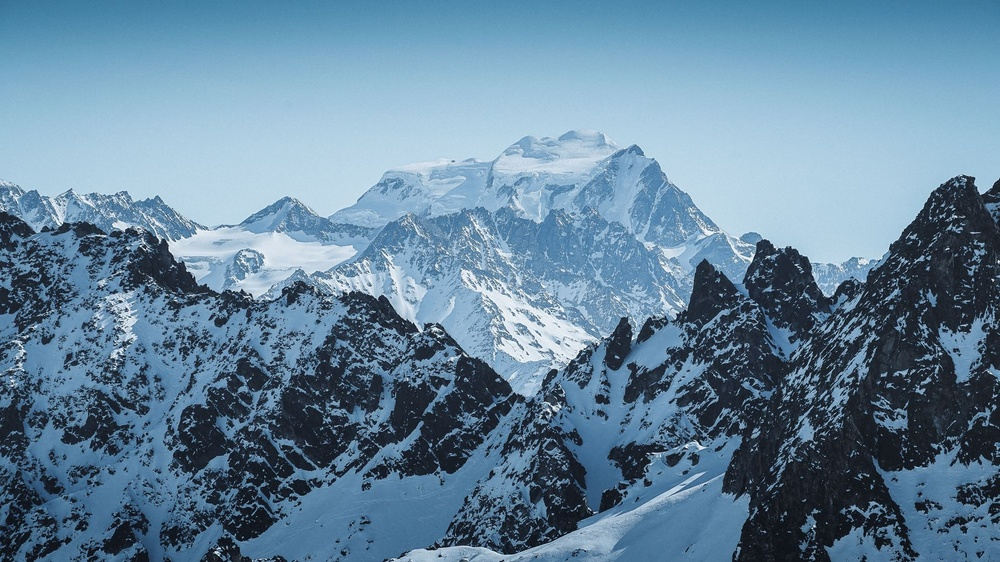
#> input picture Practica_02/Imagen_practica/hills_two.jpg, 1000 x 562 px, shrunk from 1920 x 1080 before the run, found by its file name
$ jupyter execute Practice_02.ipynb
#> lines starting #> are read from the running program, lines starting #| are printed output that depends on the picture; after the words box and inside, x2 and y2 are one past the last pixel; in counts of white or black regions, pixels touching at a corner belong together
[cell 1]
import numpy as np
import pandas as pd
import matplotlib.pyplot as plt
import cv2

[cell 2]
image = cv2.imread("Python_image/images/hills_two.jpg",0)
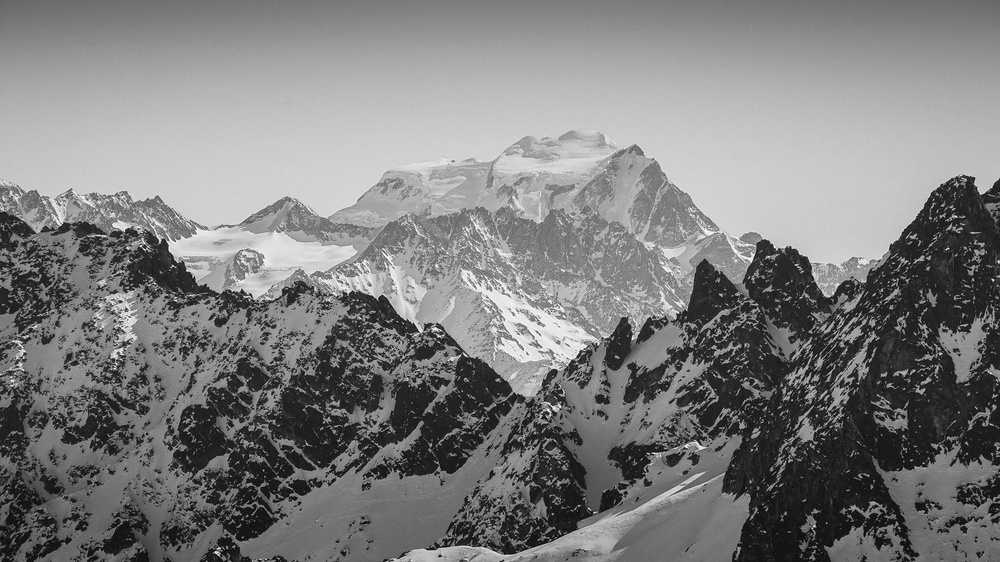
#> image: shape (562, 1000); min 0, max 255, mean 125.5

[cell 3]
cv2.imshow("Original Image",image)
cv2.waitKey(0)
cv2.destroyAllWindows()

***
# Cuantización Binaria

[cell 4]
for y in range(image.shape[0]):
    for x in range(image.shape[1]):
        if image[y,x] < 128:
            image[y,x] = 0
        else:
            image[y,x] = 255
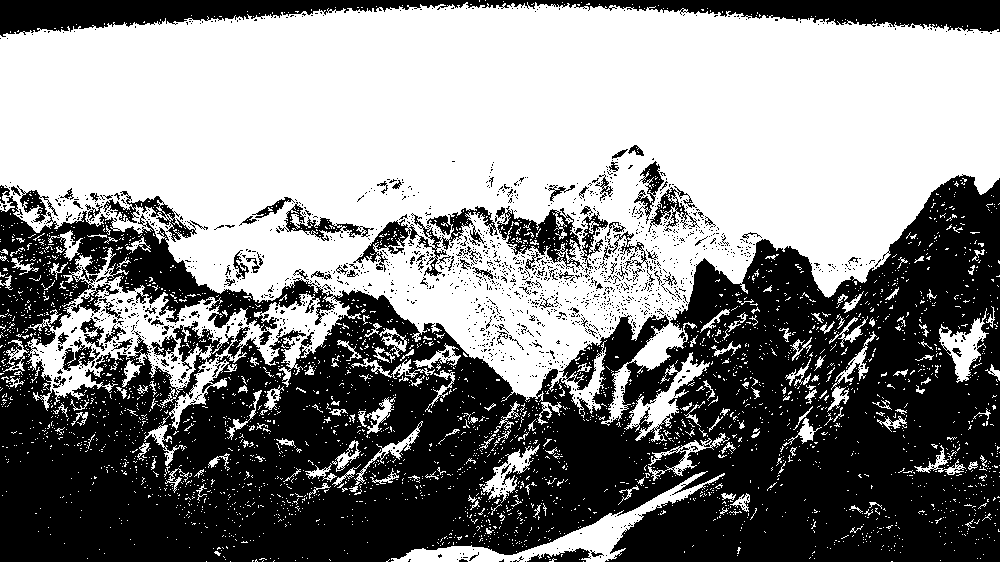
#> image: shape (562, 1000); 52.9% white; 1745 black regions (1642 under 20 px), largest, box (x1, y1, x2, y2) and area: (0, 174, 1000, 562) 228581, (0, 0, 1000, 37) 16872, (353, 206, 498, 276) 2337

[cell 5]
cv2.imshow("Binary Image",image)
cv2.waitKey(0)
cv2.destroyAllWindows()

[cell 6]
cv2.imwrite("Python_image/images/Dithering_binary.jpg",image)
#> Out = True

***
# Random Dithering

[cell 7]
image = cv2.imread("Python_image/images/hills_two.jpg",0)

[cell 8]
noise = np.random.randint(-32,32,size=image.shape,dtype=np.int32)

[cell 9]
image = image.astype(np.int32)

[cell 10]
image += noise
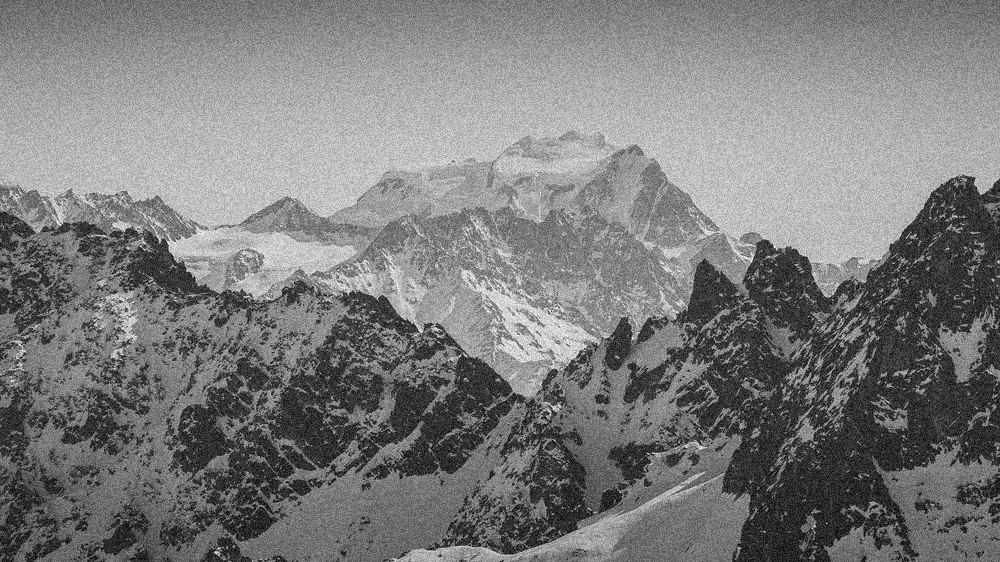
#> image: shape (562, 1000) int32; min -25, max 283, mean 125; drawn with min black and max white

for y in range(image.shape[0]):
    for x in range(image.shape[1]):
        if image[y,x] < 128:
            image[y,x] = 0
        else:
            image[y,x] = 255
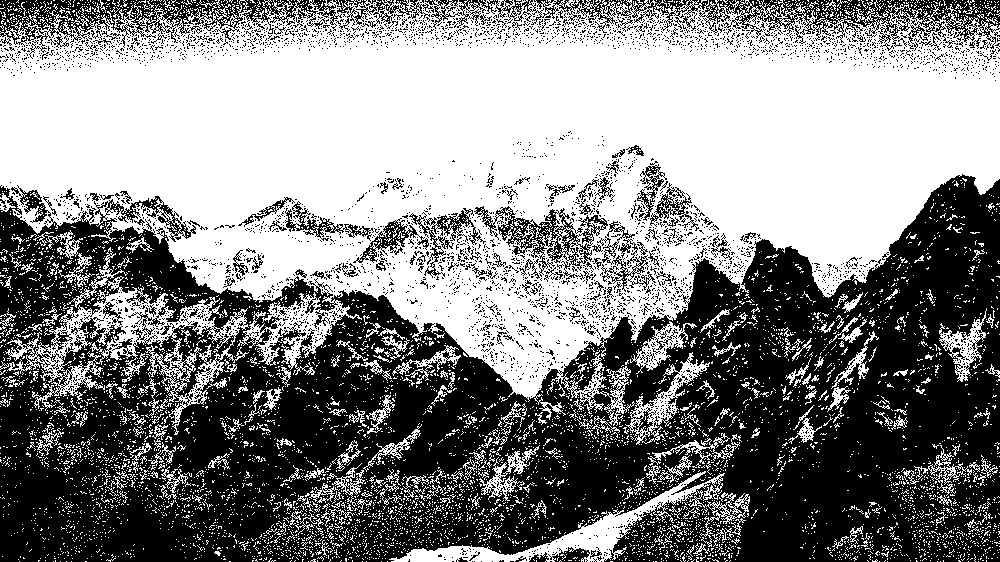
#> image: shape (562, 1000) int32; 52.9% white; 4101 black regions (3979 under 20 px), largest, box (x1, y1, x2, y2) and area: (0, 174, 1000, 562) 225540, (425, 0, 1000, 51) 8627, (0, 0, 342, 59) 6600

[cell 11]
image = image.astype(np.uint8)

[cell 12]
cv2.imshow("Binary Image",image)
cv2.waitKey(0)
cv2.destroyAllWindows()

[cell 13]
cv2.imwrite("Python_image/images/Dithering_random.jpg",image)
#> Out = True

***
# Ordered Dithering 2x2

[cell 14]
image = cv2.imread("Python_image/images/hills_two.jpg",0)

[cell 15]
bayern_matrix_two = np.array([[32,96],[128,64]])

[cell 16]
bayern_matrix_two

[cell 17]
for y in range(image.shape[0]):
    for x in range(image.shape[1]):
        y_matrix_pos = y%2
        x_matrix_pos = x%2

        threshold_value = bayern_matrix_two[y_matrix_pos,x_matrix_pos]

        if image[y,x] < threshold_value:
            image[y,x] = 0
        else:
            image[y,x] = 255
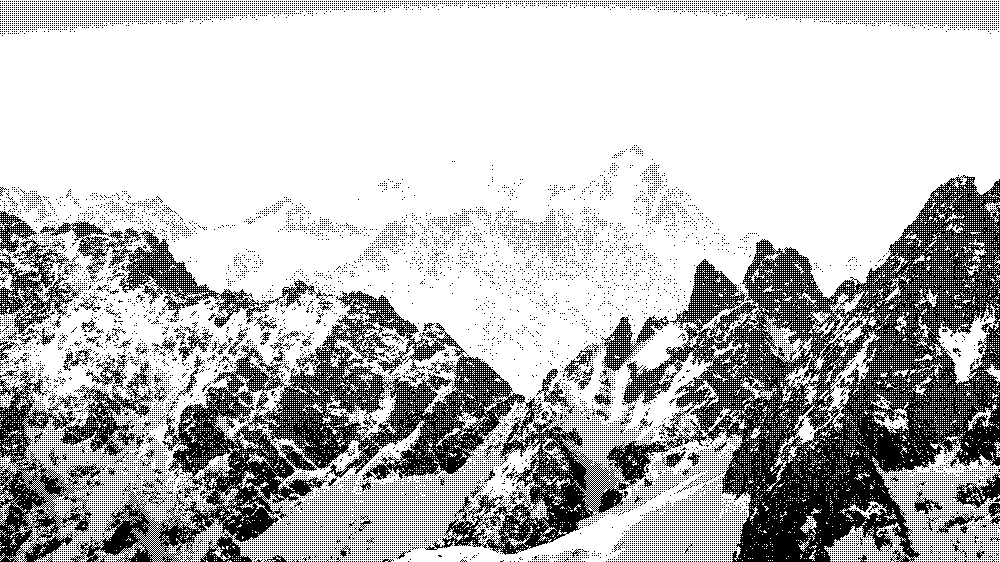
#> image: shape (562, 1000); 73.5% white; black in thin lines or dots

[cell 18]
cv2.imshow("Ordered Dithering 2x2",image)
cv2.waitKey(0)
cv2.destroyAllWindows()

[cell 19]
cv2.imwrite("Python_image/images/Dithering_Ordered2x2.jpg",image)
#> Out = True

***
# Ordered Dithering 4x4

[cell 20]
image = cv2.imread("Python_image/images/hills_two.jpg",0)

[cell 21]
bayern_matrix_four = np.array([[8,72,24,88],[104,40,120,56],[32,96,16,80],[128,64,112,48]])

[cell 22]
bayern_matrix_four

[cell 23]
for y in range(image.shape[0]):
    for x in range(image.shape[1]):
        y_matrix_pos = y%4
        x_matrix_pos = x%4

        threshold_value = bayern_matrix_four[y_matrix_pos,x_matrix_pos]

        if image[y,x] < threshold_value:
            image[y,x] = 0
        else:
            image[y,x] = 255
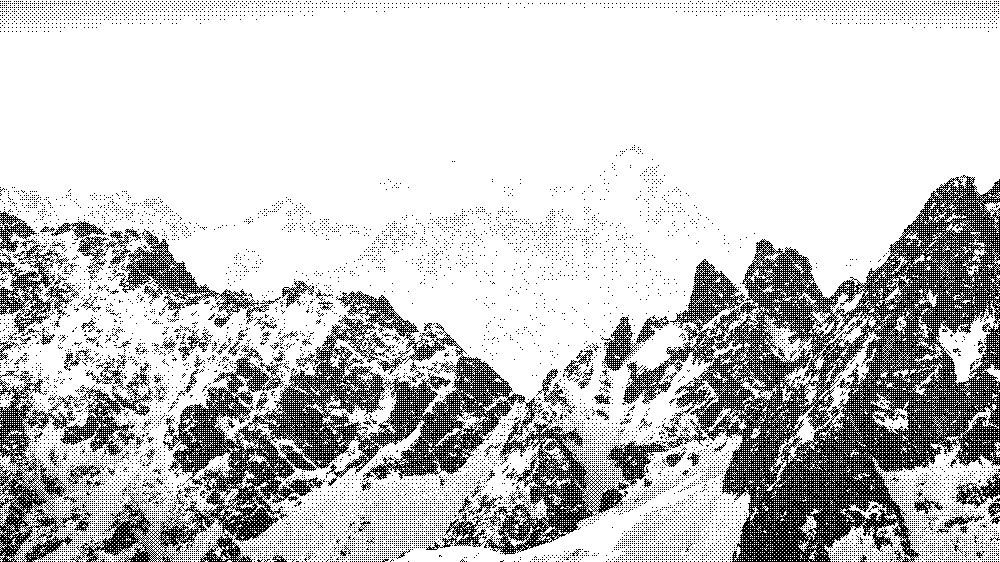
#> image: shape (562, 1000); 78.3% white; black in thin lines or dots

[cell 24]
cv2.imshow("Ordered Dithering 4x4",image)
cv2.waitKey(0)
cv2.destroyAllWindows()

[cell 25]
cv2.imwrite("Python_image/images/Dithering_Ordered4x4.jpg",image)
#> Out = True

***
# Error Diffusion Dithering

[cell 26]
image = cv2.imread("Python_image/images/hills_two.jpg",0)

[cell 27]
for y in range(image.shape[0]):
    for x in range(image.shape[1]):

        old_pixel_value = image[y,x]

        if image[y,x] < 128:
            image[y,x] = 0
        else:
            image[y,x] = 255

        error_value = old_pixel_value - image[y,x]

        e16th = error_value/16

        try:
            image[y,x+1] = round(image[y,x+1] + (7*e16th))
        except:
            pass

        try:
            image[y+1,x+1] = round(image[y+1,x+1] + e16th)
        except:
            pass

        try:
            image[y+1,x] = round(image[y+1,x] + (5*e16th))
        except:
            pass

        try:
            image[y+1,x-1] = round(image[y+1,x-1] + (3*e16th))
        except:
            pass
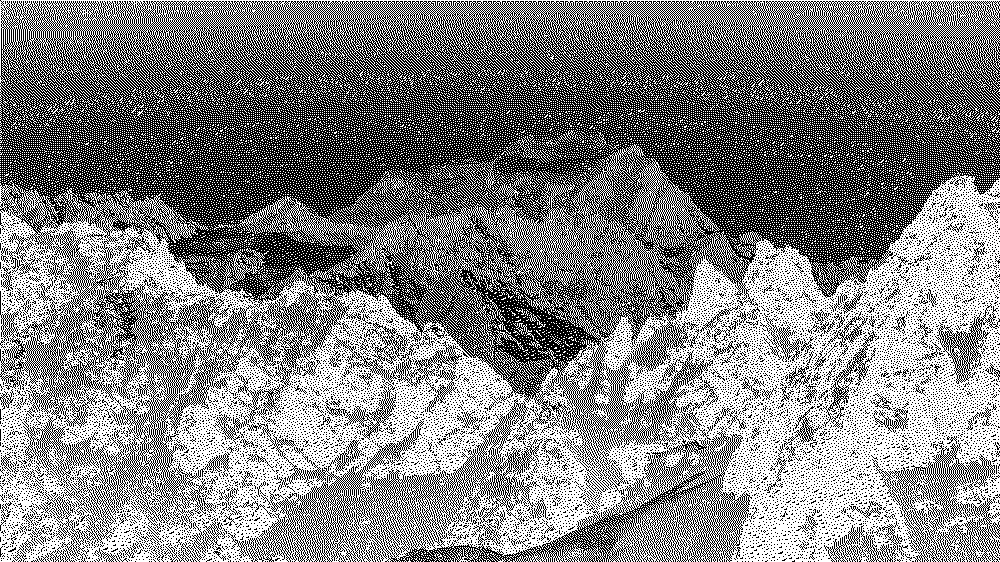
#> image: shape (562, 1000); 51.3% white; black in thin lines or dots

[cell 28]
cv2.imshow("Error Diffusion Dithering",image)
cv2.waitKey(0)
cv2.destroyAllWindows()

[cell 29]
cv2.imwrite("Python_image/images/Dithering_error_diffusion.jpg",image)
#> Out = True
